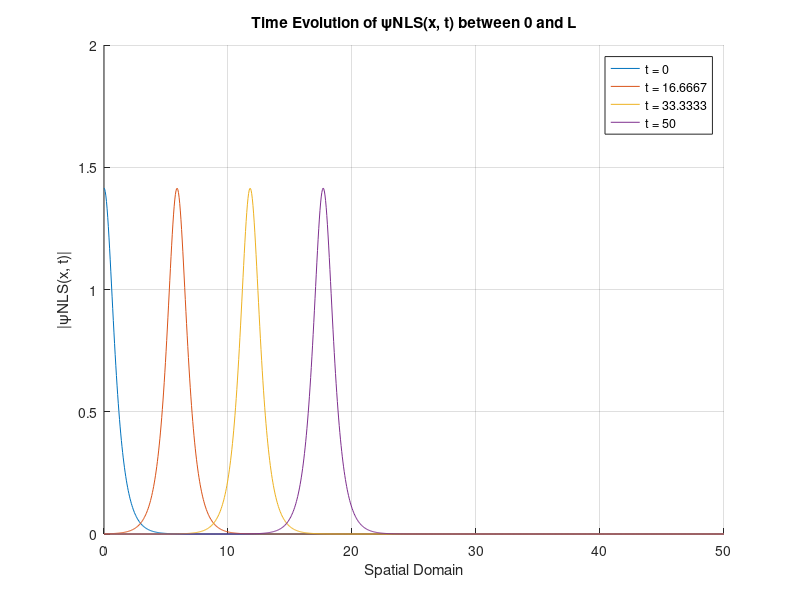

Recreate this plot in MATLAB.
% Define parameters
a = 1.0;
b = 0.5;
L = 50;  % Spatial region [0, L]
time_steps = 4;
num_points = 1000;  % Number of points in the spatial domain

% Define spatial domain
x = linspace(0, L, num_points);

% Initialize plot
figure;
hold on;

% Time evolution
for t = linspace(0, L, time_steps)
    psi = a * sqrt(2) * exp(1i * ((b * x * sqrt(2))/ 2 - (b^2 / 4 - a^2) * t)) .* sech(a * (x * sqrt(2) - b * t));
    
    % Plot amplitude (absolute value of psi)
    plot(x, abs(psi), 'DisplayName', ['t = ' num2str(t)]);
end

hold off;
xlabel('Spatial Domain');
ylabel('|ψNLS(x, t)|');
title('Time Evolution of ψNLS(x, t) between 0 and L');
legend('show');
grid on;
